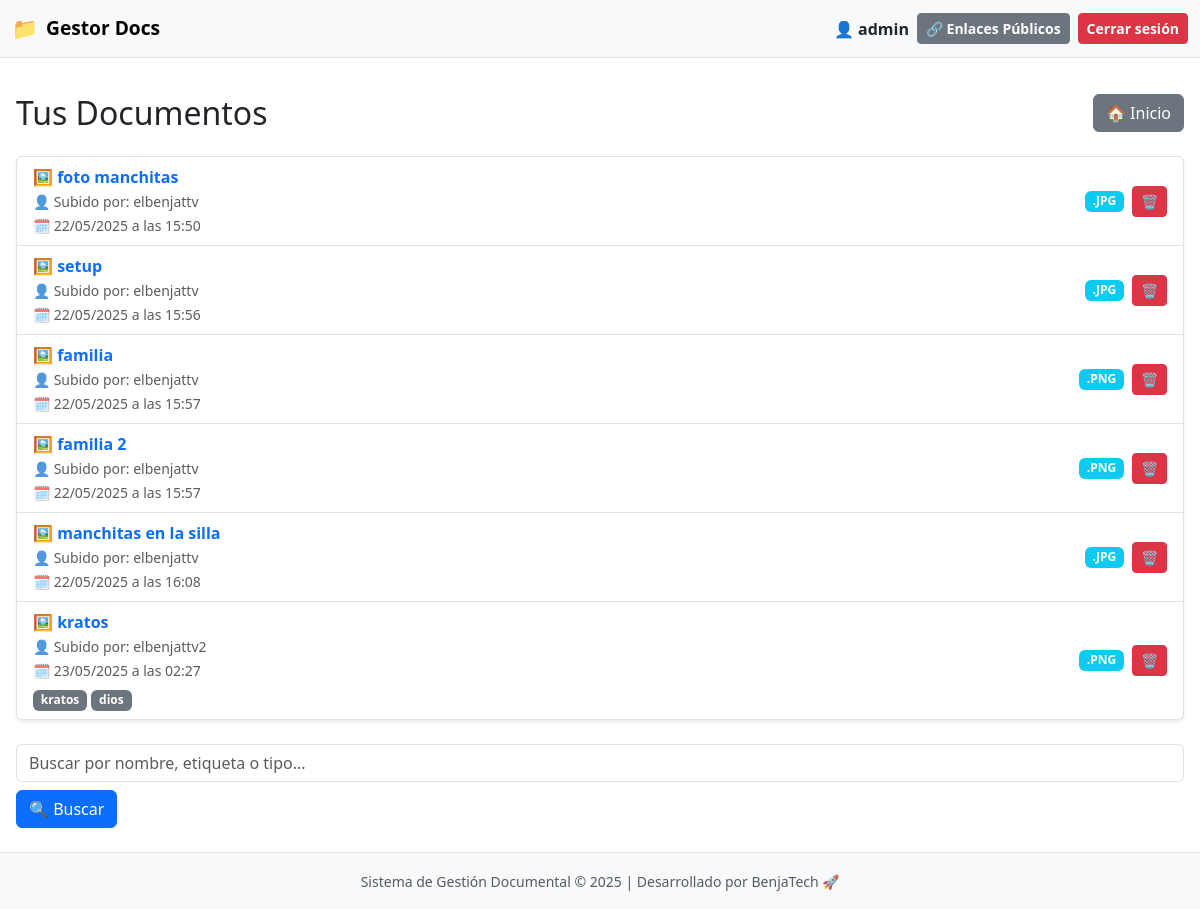
/lista/ (signed in), run on the app's committed database.
### documentos/models.py (models this page shows, shortened)
class Documento(models.Model):
    nombre = models.CharField(max_length=200)
    archivo = models.FileField(upload_to='documentos/')
    etiquetas = models.CharField(max_length=100, blank=True)
    fecha_subida = models.DateTimeField(auto_now_add=True)
    usuario = models.ForeignKey(User, on_delete=models.CASCADE)
    enlace_publico = models.UUIDField(default=uuid.uuid4, unique=True, editable=False, null=True, blank=True)
    expiracion_enlace = models.DateTimeField(blank=True, null=True)
    fecha_expiracion = models.DateTimeField(null=True, blank=True)
    activo = models.BooleanField(default=True)

### documentos/views.py (the view)
# urls.py: path('lista/', views.listar_documentos, name='lista'),
@login_required
def listar_documentos(request):
    if request.user.is_superuser:
        documentos = Documento.objects.all()
    else:
        documentos = Documento.objects.filter(usuario=request.user)
    for doc in documentos:
        if doc.etiquetas:
            doc.etiquetas_lista = [e.strip() for e in doc.etiquetas.split(',')]
        else:
            doc.etiquetas_lista = []
    return render(request, 'documentos/lista.html', {'documentos': documentos})

### documentos/templates/documentos/lista.html (shortened to what this page needs)
{% extends 'documentos/base.html' %}
{% load etiquetas_tags %}
{% block content %}
<div class="header d-flex justify-content-between align-items-center flex-wrap gap-3 mb-4">
  <h2 class="mb-0">Tus Documentos</h2>
  <a href="{% url 'documentos:home' %}" class="btn btn-secondary">🏠 Inicio</a>
</div>
{% if documentos %}
  <ul class="list-group shadow-sm">
    {% for doc in documentos %}
      <li id="doc-{{ doc.id }}" class="list-group-item d-flex justify-content-between align-items-center flex-wrap gap-3">
        <div class="flex-grow-1">
          {% with ext=doc.archivo.name|slice:"-4:"|lower %}
            {% if ext == ".pdf" %}
              📄
            {% elif ext == ".doc" or ext == "docx" %}
              📝
            {% elif ext == ".xls" or ext == "xlsx" %}
              📊
            {% elif ext == ".png" or ext == ".jpg" %}
              🖼️
            {% else %}
              📁
            {% endif %}
          {% endwith %}
          <a href="{% url 'documentos:previsualizar' doc.id %}" class="fw-semibold text-decoration-none text-primary">
            {{ doc.nombre }}
          </a>
          <br>
          <small class="text-muted">👤 Subido por: {{ doc.usuario.username }}</small><br>
          <small class="text-muted">🗓️ {{ doc.fecha_subida|date:"d/m/Y" }} a las {{ doc.fecha_subida|date:"H:i" }}</small>
          {% if doc.etiquetas_lista %}
            <div class="mt-1">
              {% for etiqueta in doc.etiquetas_lista %}
                <span class="badge bg-secondary">{{ etiqueta }}</span>
              {% endfor %}
            </div>
          {% endif %}
        </div>
        <div class="d-flex align-items-center gap-2">
          {% with ext=doc.archivo.name|slice:"-4:"|upper %}
            {% if ext == ".PDF" %}
              <span class="badge bg-danger">{{ ext }}</span>
            {% elif ext == ".JPG" or ext == ".PNG" %}
              <span class="badge bg-info">{{ ext }}</span>
            {% elif ext == ".DOC" or ext == "XLSX" %}
              <span class="badge bg-warning text-dark">{{ ext }}</span>
            {% else %}
              <span class="badge bg-dark">{{ ext }}</span>
            {% endif %}
          {% endwith %}
          <button class="btn btn-sm btn-danger"
                  data-bs-toggle="modal"
                  data-bs-target="#confirmDeleteModal"
                  onclick="prepareDelete({{ doc.id }}, '{{ doc.nombre|escapejs }}')"
                  title="Eliminar documento">
            🗑️
          </button>
        </div>
      </li>
    {% endfor %}
  </ul>
{% else %}
  <div class="alert alert-secondary text-center mt-4">
    <p class="mb-2">No tienes documentos aún.</p>
    <a href="{% url 'documentos:subir' %}" class="btn btn-success">＋ Subir tu primer documento</a>
  </div>
{% endif %}
<form method="get" action="{% url 'documentos:buscar' %}" class="search-form mt-4 d-flex flex-wrap gap-2">
  <input type="text" name="q" placeholder="Buscar por nombre, etiqueta o tipo..." class="form-control">
  <button type="submit" class="btn btn-primary">🔍 Buscar</button>
</form>
<div class="toast-container position-fixed bottom-0 end-0 p-3">
</div>
{% endblock %}

### documentos/templates/documentos/base.html (shortened to what this page needs)
{% load static %}
<!DOCTYPE html>
<html lang="es">
<head>
    <link href="https://cdn.jsdelivr.net/npm/bootstrap@5.3.2/dist/css/bootstrap.min.css" rel="stylesheet">
    <link href="https://cdn.jsdelivr.net/npm/bootstrap-icons@1.10.5/font/bootstrap-icons.css" rel="stylesheet">
</head>
<body class="d-flex flex-column min-vh-100">
<nav class="navbar navbar-expand-lg navbar-light bg-light border-bottom fixed-top">
  <div class="container-fluid">
    <a class="navbar-brand d-flex align-items-center" href="{% url 'documentos:home' %}">
        <span style="font-size: 1.3rem;">📁</span>
        <span class="ms-2">Gestor Docs</span>
    </a>
    <div class="collapse navbar-collapse justify-content-end" id="navbarContenido">
      {% if user.is_authenticated %}
        <div class="d-lg-flex align-items-center gap-2 nav-mobile-group mt-2 mt-lg-0">
          <span class="fw-semibold text-dark">👤 {{ user.username }}</span>
          <a href="{% url 'documentos:mis_enlaces' %}" class="btn btn-secondary btn-sm fw-semibold">
            🔗 Enlaces Públicos
          </a>
          <form method="post" action="{% url 'logout' %}" class="d-inline">
            <button type="submit" class="btn btn-danger btn-sm fw-semibold">Cerrar sesión</button>
          </form>
        </div>
      {% else %}
        <div class="d-lg-flex align-items-center gap-2 nav-mobile-group mt-2 mt-lg-0">
          <a href="{% url 'login' %}" class="btn btn-primary btn-sm">Iniciar sesión</a>
          <a href="{% url 'documentos:registrar' %}" class="btn btn-success btn-sm">Registrarse</a>
        </div>
      {% endif %}
    </div>
  </div>
</nav>
<div class="container-fluid px-3 my-4 flex-grow-1">
  {% block content %}
  {% endblock %}
</div>
<footer class="bg-light text-center text-muted py-3 border-top mt-auto">
  <div class="container">
    <small>
      Sistema de Gestión Documental © {% now "Y" %} | Desarrollado por BenjaTech 🚀
    </small>
  </div>
</footer>
</body>
</html>

### documentos/templates/documentos/base.html (style rules this page uses)
body { padding-top: 70px; }
.navbar-brand span { font-weight: bold; font-size: 1.2rem; }

### data on the page
Documento: nombre "foto manchitas", usuario.username "elbenjattv", fecha_subida "22/05/2025", fecha_subida "15:50", archivo ".JPG"
Documento: nombre "setup", usuario.username "elbenjattv", fecha_subida "22/05/2025", fecha_subida "15:56", archivo ".JPG"
Documento: nombre "familia", usuario.username "elbenjattv", fecha_subida "22/05/2025", fecha_subida "15:57", archivo ".PNG"
Documento: nombre "familia 2", usuario.username "elbenjattv", fecha_subida "22/05/2025", fecha_subida "15:57", archivo ".PNG"
Documento: nombre "manchitas en la silla", usuario.username "elbenjattv", fecha_subida "22/05/2025", fecha_subida "16:08", archivo ".JPG"
Documento: nombre "kratos", usuario.username "elbenjattv2", fecha_subida "23/05/2025", fecha_subida "02:27", etiquetas_lista "kratos" "dios", archivo ".PNG"

### other printed values
{{ user.username }} "admin"
